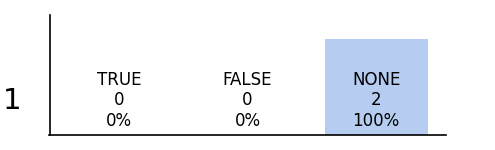
#> input picture assets/analysis_export_temp/1.png, 495 x 150 px, given as the content of the folder C:/Users/USER/Downloads/kibin_main_images, which was not available
$ python scratch2.py
#> lines starting #> are read from the running program, lines starting #| are printed output that depends on the picture; after the words box and inside, x2 and y2 are one past the last pixel; in counts of white or black regions, pixels touching at a corner belong together; long printed decimals are rounded; pictures that were not available may be replaced by others from this repository, and a replacement may not be noted
import cv2
import numpy as np
import os
import matplotlib.pyplot as plt

def match_template(target, template, template_size):
    # [5 lines of commented-out code are left out]
    template = cv2.resize(template, template_size)
    # Convert both images to grayscale
    main_gray = cv2.cvtColor(target, cv2.COLOR_BGR2GRAY)
    template_gray = cv2.cvtColor(template, cv2.COLOR_BGR2GRAY)

    # Perform template matching
    result = cv2.matchTemplate(main_gray, template_gray, cv2.TM_CCOEFF_NORMED)

    # Find the maximum correlation value
    min_val, max_val, min_loc, max_loc = cv2.minMaxLoc(result)
    print(max_val)
    # Get the coordinates of the top-left corner of the matched region
    top_left = max_loc

    # Get the coordinates of the bottom-right corner of the matched region
    bottom_right = (top_left[0] + template_gray.shape[1], top_left[1] + template_gray.shape[0])
    # [5 lines of commented-out code are left out]
    return max_val
# Load the template and target images
# Directory containing the images
directory =r"C:\Users\USER\Downloads\kibin_main_images"

# List all files in the directory
files = os.listdir(directory)

# Filter only image files (assuming images have extensions like .png, .jpg, .jpeg, etc.)
image_files = [file for file in files if file.lower().endswith(('.png', '.jpg', '.jpeg', '.bmp', '.gif'))]

# Create full paths for each image file
image_paths = [os.path.join(directory, file) for file in image_files]
values = []
# Print the list of image paths
for template_path in image_paths:

    target_path = r"C:\Users\USER\Downloads\kibin_sample\5.png"
    template_image = cv2.imread(template_path)
#> template_image is the input picture: shape (150, 495, 3); mean B, G, R 246, 241.5, 238.7
    main_image = cv2.imread(target_path)
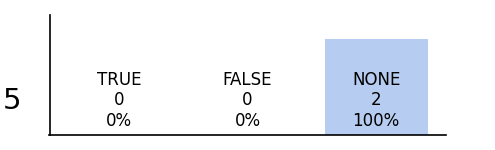
#> input picture assets/analysis_export_temp/5.png, 495 x 150 px, found by its file name
#> main_image is the input picture: shape (150, 495, 3); mean B, G, R 246, 241.4, 238.6
    gray = cv2.cvtColor(main_image, cv2.COLOR_BGR2GRAY)
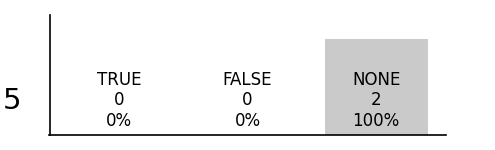
#> gray: shape (150, 495); min 0, max 255, mean 241.2
    print(template_path)
    # Apply Gaussian blur to reduce noise
    blurred = cv2.GaussianBlur(gray, (5, 5), 0)
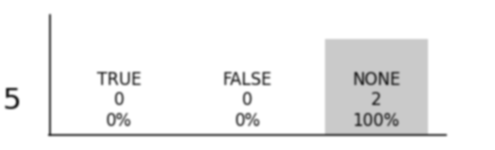
#> blurred: shape (150, 495); min 40, max 255, mean 241.2

    # Apply Canny edge detection
    edges = cv2.Canny(blurred, 50, 150)
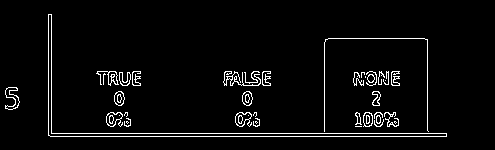
#> edges: shape (150, 495); 3.9% white in thin lines or dots, all inside (x1, y1, x2, y2) = (5, 14, 447, 137)

    # Find contours in the edged image
    contours, _ = cv2.findContours(edges, cv2.RETR_EXTERNAL, cv2.CHAIN_APPROX_SIMPLE)
#> contours = 38 contours, 23 with area under 20; largest, box (x1, y1, x2, y2) and area: (48, 14, 447, 137) 1550, (235, 112, 252, 127) 155, (106, 112, 123, 127) 155, (5, 87, 20, 110) 145, (242, 91, 253, 106) 112

    # Filter contours based on area and aspect ratio
    min_area = 100  # Minimum area of a contour
    min_aspect_ratio = 0.5  # Minimum aspect ratio of a contour
    bounding_boxes = []
    for contour in contours:
        # Compute the bounding box of the contour
        x, y, w, h = cv2.boundingRect(contour)

        area = cv2.contourArea(contour)
        aspect_ratio = w / h
        bounding_boxes.append((x, y, w, h))
#> this loop made 38 passes
#> (x, y, w, h, area, aspect_ratio) on passes 8, 9, 11, 12, 14, 16, 17, 18, 19, 20, 23, 27: (376, 115, 5, 9, 29, 0.556), (384, 112, 15, 15, 24, 1), (363, 112, 10, 15, 111, 0.667), (355, 112, 7, 13, 37, 0.538), (235, 112, 17, 15, 155, 1.13), (106, 112, 17, 15, 155, 1.13), (372, 91, 9, 15, 72.5, 0.6), (242, 91, 11, 15, 112, 0.733), (114, 91, 11, 15, 112, 0.733), (5, 87, 15, 23, 145, 0.652), (367, 74, 8, 9, 44, 0.889), (119, 72, 12, 14, 81.5, 0.857)
#> after the loop, bounding_boxes = 38 items, first 6: (355, 126, 7, 1), (394, 121, 3, 3), (255, 121, 3, 3), (126, 121, 3, 3), (374, 119, 10, 8), (253, 118, 7, 9)


    biggest_box = max(bounding_boxes, key=lambda box: box[2] * box[3])
#> biggest_box = (48, 14, 399, 123)
    x, y, w, h = biggest_box
    # [7 lines of commented-out code are left out]
    val = match_template(main_image, template_image, (w,h))
#> in match_template, `template = cv2.resize(template, template_size)`:
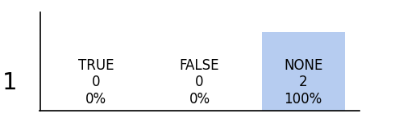
#> template: shape (123, 399, 3); mean of channels 0, 1, 2 246.1, 241.6, 238.8; drawn as B, G, R
#> in match_template, `template_gray = cv2.cvtColor(template, cv2.COLOR_BGR2GRAY)`:
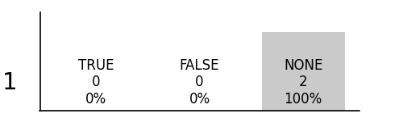
#> template_gray: shape (123, 399); min 0, max 255, mean 241.3
#> in match_template, `result = cv2.matchTemplate(main_gray, template_gray, cv2.TM_CCOEFF_NOR..`:
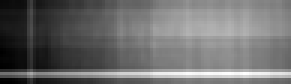
#> result: shape (28, 97) float32 (shown 3 times larger); min -0.0547, max 0.478, mean 0.172; drawn with min black and max white
#> in match_template, `min_val, max_val, min_loc, max_loc = cv2.minMaxLoc(result)`: min_val = -0.0547; max_val = 0.478; min_loc = (0, 22); max_loc = (81, 24)
#| 0.478
#> in match_template, `bottom_right = (top_left[0] + template_gray.shape[1], top_left[1] + te..`: bottom_right = (480, 147)
#> val = 0.478
    values.append(val)
path = image_paths[values.index(max(values))]
#cv2.rectangle(main_image, (x, y), (x + w, y + h), (0, 255, 0), 2)
main_name = path.split('\\')[-1]
#> main_name = 'kibin_main_images/1.png'
template_name = template_path.split('\\')[-1]
print(main_name)
#| kibin_main_images/1.png

#get target, get each template
